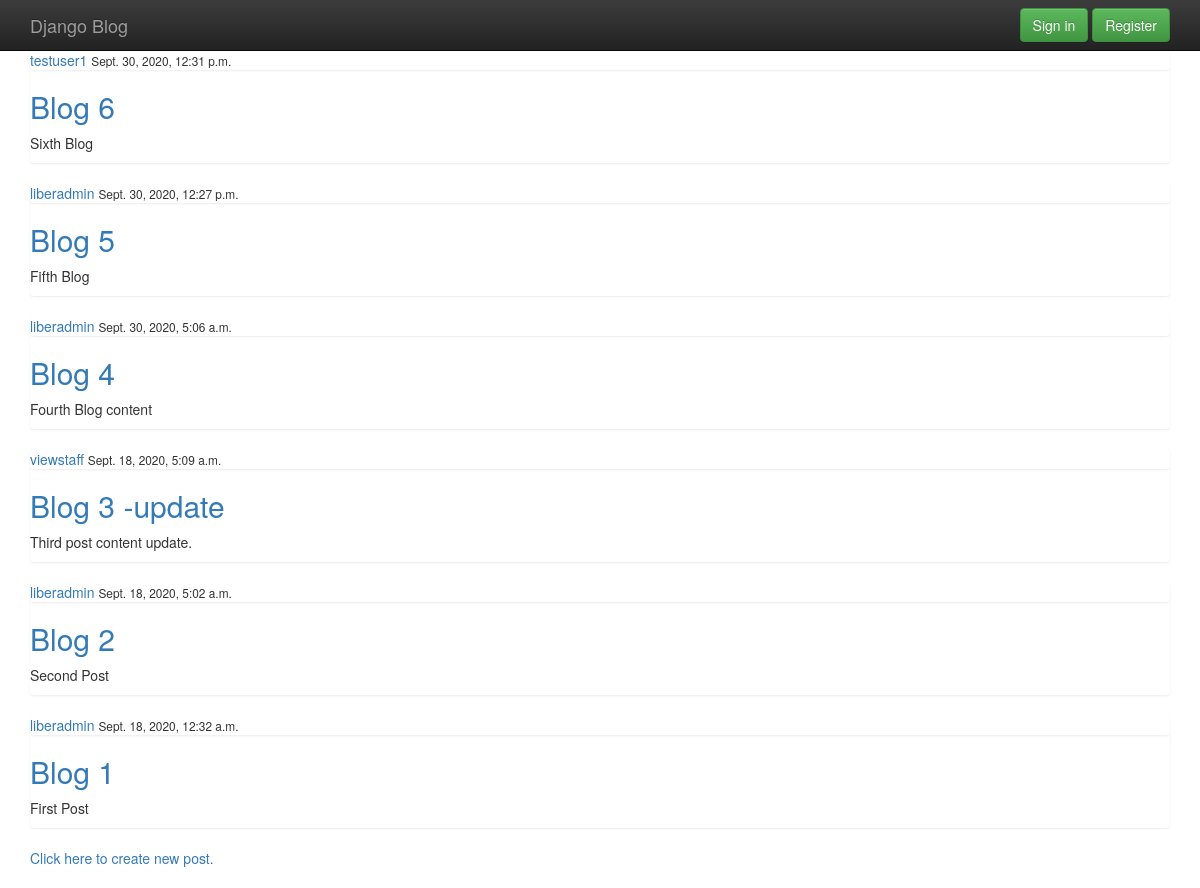
The app's page /business, older data.
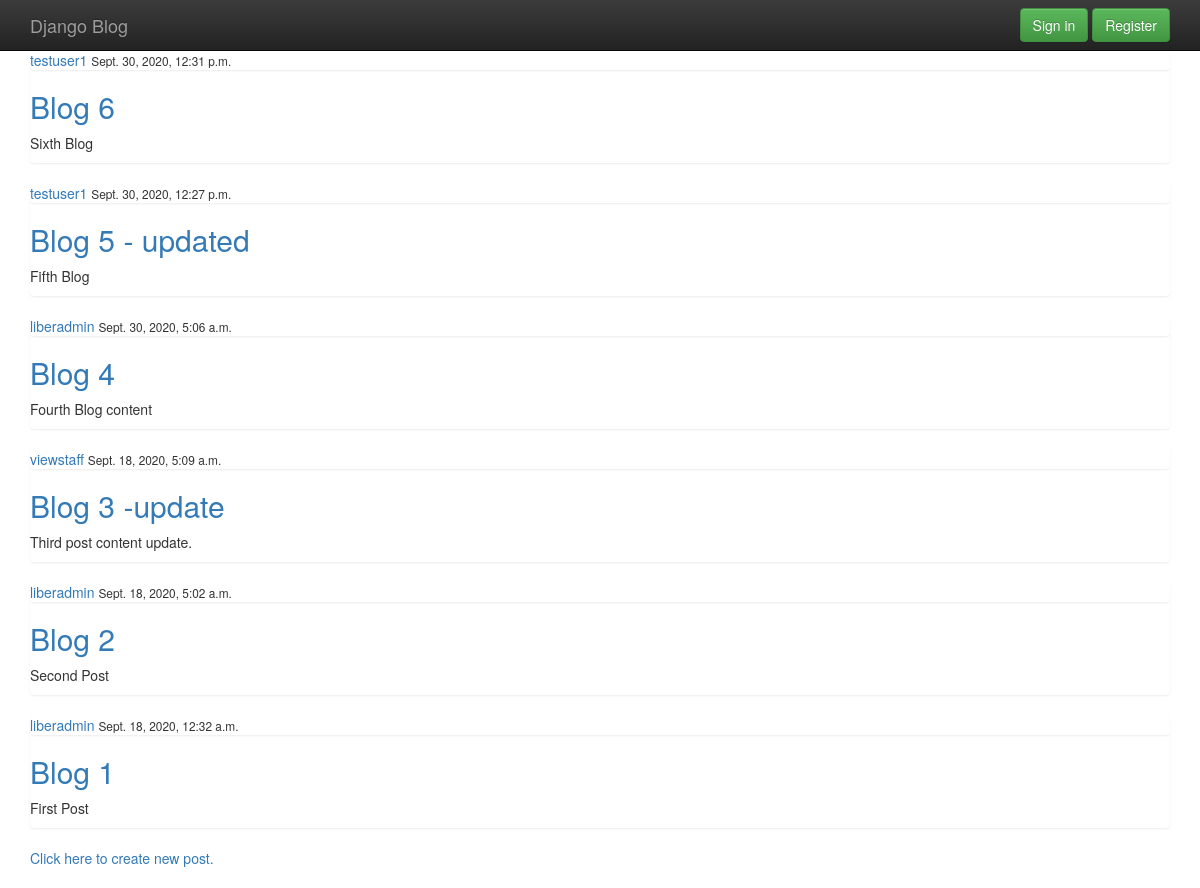
The same page, newer data.
### blog/models.py (models this page shows, shortened)
class Post(models.Model):
    title = models.CharField(max_length=100)
    content = models.TextField()
    date_posted = models.DateTimeField(default=timezone.now)
    author = models.ForeignKey(User, on_delete=models.CASCADE)

### blog/views.py (the view)
# urls.py: path('business', PostListView.as_view(), name='business'),
class PostListView(ListView):
    model = Post
    template_name = 'blog/business.html'
    context_object_name = 'posts'
    ordering = ['-date_posted']

### blog/templates/blog/business.html (shortened to what this page needs)
{% extends 'blog/base.html' %}
{% block content %}
<section class="container">
{% for post in posts %}
    <div class="list-group">
        <article>
            <div class="media-body">
                <div class="list-group">
                    <a href="#">{{ post.author }}</a>
                    <small>{{ post.date_posted }}</small>
                </div>
                <h2><a href="{% url 'post-detail' post.id %}">{{ post.title }}</a></h2>
                <p>{{ post.content }}</p>
            </div>
        </article>
    </div>
{% endfor %}
</section>
<section class="container">
    <div>
        <section>
            <a href="{% url 'post-create' %}">Click here to create new post.</a>
        </section>
    </div>
</section>
{% endblock content %}

### blog/templates/blog/base.html (shortened to what this page needs)
<!doctype html>
<html class="no-js" lang="">
    <head>
        <link rel="stylesheet" href="/static/blog/css/bootstrap.min.css">
        <link rel="stylesheet" href="/static/blog/css/bootstrap-theme.min.css">
        <link rel="stylesheet" href="/static/blog/css/main.css">
    </head>
    <body>
    <nav class="navbar navbar-inverse navbar-fixed-top" role="navigation">
      <div class="container">
        <div class="navbar-header">
          <a class="navbar-brand" href="/">Django Blog</a>
        </div>
        <div id="navbar" class="navbar-collapse collapse">
        {% if user.is_authenticated %}
            <form class="navbar-form navbar-right" role="form">
              <a class="btn btn-success" href="{% url 'profile' %}" role="button">Profile</a>
              <a class="btn btn-success" href="{% url 'logout'%}" role="button">Sign out</a>
            </form>
        {% else %}
            <form class="navbar-form navbar-right" role="form">
              <a class="btn btn-success" href="{% url 'login' %}" role="button">Sign in</a>
              <a class="btn btn-success" href="{% url 'register' %}" role="button">Register</a>
            </form>
        {% endif%}
        </div>
      </div>
    </nav>
    {% block content %}
    {% endblock %}
    </body>
</html>

### users/static/blog/css/main.css (style rules this page uses)
h2,h3,h4,h5,h6 { color: #b30000; }

### blog/templates/blog/base.html (style rules this page uses)
body { padding-top: 50px; padding-bottom: 20px; }

Row changes from the older to the newer data that the page shows:
changed Post "Fifth Blog": author "liberadmin" → "testuser1"; title "Blog 5" → "Blog 5 - updated"
